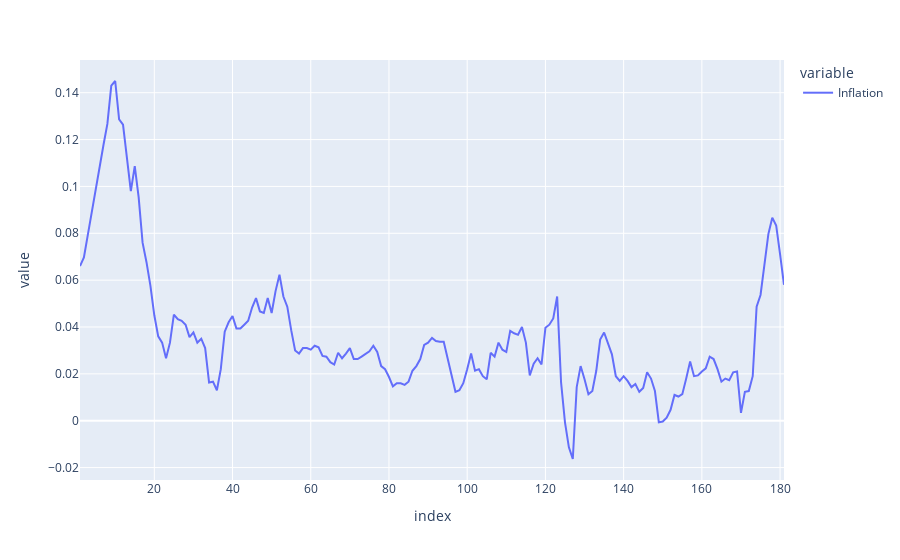

The notebook cell saved with this chart:
### Code cell
quarter_all.Inflation.plot()

### Figure 1 — Plotly figure (JSON) as saved in the notebook; plotly's stock layout.template omitted (floating-point values rounded to 4 significant figures; data arrays with more than 128 entries replaced by an {"elided": "..."} marker saying what was removed)
{"data": [{"hovertemplate": "variable=Inflation<br>index=%{x}<br>value=%{y}<extra></extra>", "legendgroup": "Inflation", "line": {"color": "#636efa", "dash": "solid"}, "marker": {"symbol": "circle"}, "mode": "lines", "name": "Inflation", "orientation": "v", "showlegend": true, "type": "scatter", "x": {"elided": "181 int values"}, "xaxis": "x", "y": {"elided": "181 float values"}, "yaxis": "y"}], "layout": {"autosize": true, "legend": {"title": {"text": "variable"}, "tracegroupgap": 0}, "margin": {"t": 60}, "xaxis": {"anchor": "y", "autorange": true, "domain": [0, 1], "range": [1, 181], "title": {"text": "index"}, "type": "linear"}, "yaxis": {"anchor": "x", "autorange": true, "domain": [0, 1], "range": [-0.0253, 0.154], "title": {"text": "value"}, "type": "linear"}}}
